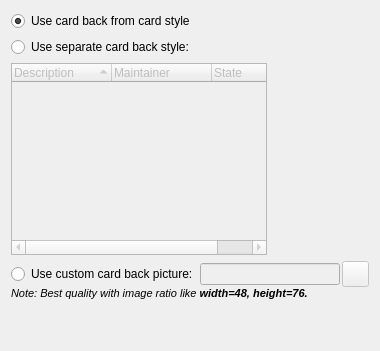
           <widget class="QWidget" name="tab">
            <attribute name="title">
             <string>Card Back</string>
            </attribute>
            <layout class="QGridLayout" name="gridLayout_17">
             <item row="0" column="0">
              <widget class="QRadioButton" name="radioButton_flipsideTux">
               <property name="text">
                <string>Use card back from card style</string>
               </property>
               <property name="checked">
                <bool>true</bool>
               </property>
              </widget>
             </item>
             <item row="1" column="0">
              <widget class="QRadioButton" name="radioButton_flipsideStyle">
               <property name="text">
                <string>Use separate card back style:</string>
               </property>
              </widget>
             </item>
             <item row="2" column="0">
              <layout class="QHBoxLayout" name="horizontalLayout_cardBackStyle">
               <item>
                <widget class="QTreeWidget" name="treeWidget_cardBackStyles">
                 <property name="enabled">
                  <bool>false</bool>
                 </property>
                 <property name="indentation">
                  <number>5</number>
                 </property>
                 <property name="rootIsDecorated">
                  <bool>false</bool>
                 </property>
                 <property name="itemsExpandable">
                  <bool>false</bool>
                 </property>
                 <property name="sortingEnabled">
                  <bool>true</bool>
                 </property>
                 <property name="allColumnsShowFocus">
                  <bool>true</bool>
                 </property>
                 <attribute name="headerShowSortIndicator" stdset="0">
                  <bool>true</bool>
                 </attribute>
                 <column>
                  <property name="text">
                   <string>Description</string>
                  </property>
                 </column>
                 <column>
                  <property name="text">
                   <string>Maintainer</string>
                  </property>
                 </column>
                 <column>
                  <property name="text">
                   <string>State</string>
                  </property>
                 </column>
                </widget>
               </item>
               <item>
                <widget class="QLabel" name="label_cardBackStylePreview">
                 <property name="minimumSize">
                  <size>
                   <width>96</width>
                   <height>120</height>
                  </size>
                 </property>
                 <property name="maximumSize">
                  <size>
                   <width>96</width>
                   <height>120</height>
                  </size>
                 </property>
                 <property name="text">
                  <string/>
                 </property>
                 <property name="alignment">
                  <set>Qt::AlignCenter</set>
                 </property>
                </widget>
               </item>
              </layout>
             </item>
             <item row="3" column="0">
              <layout class="QVBoxLayout" name="_3">
               <property name="spacing">
                <number>0</number>
               </property>
               <property name="leftMargin">
                <number>0</number>
               </property>
               <property name="topMargin">
                <number>0</number>
               </property>
               <property name="rightMargin">
                <number>0</number>
               </property>
               <property name="bottomMargin">
                <number>0</number>
               </property>
               <item>
                <layout class="QHBoxLayout" name="_10">
                 <property name="spacing">
                  <number>2</number>
                 </property>
                 <property name="leftMargin">
                  <number>0</number>
                 </property>
                 <property name="topMargin">
                  <number>0</number>
                 </property>
                 <property name="rightMargin">
                  <number>0</number>
                 </property>
                 <property name="bottomMargin">
                  <number>0</number>
                 </property>
                 <item>
                  <widget class="QRadioButton" name="radioButton_flipsideOwn">
                   <property name="text">
                    <string>Use custom card back picture:</string>
                   </property>
                  </widget>
                 </item>
                 <item>
                  <widget class="QLineEdit" name="lineEdit_OwnFlipsideFilename">
                   <property name="enabled">
                    <bool>false</bool>
                   </property>
                  </widget>
                 </item>
                 <item>
                  <widget class="QPushButton" name="pushButton_openFlipsidePicture">
                   <property name="enabled">
                    <bool>false</bool>
                   </property>
                   <property name="minimumSize">
                    <size>
                     <width>27</width>
                     <height>26</height>
                    </size>
                   </property>
                   <property name="maximumSize">
                    <size>
                     <width>27</width>
                     <height>26</height>
                    </size>
                   </property>
                   <property name="icon">
                    <iconset resource="resources/pokerth.qrc">
                     <normaloff>:/gfx/document-open-folder.png</normaloff>:/gfx/document-open-folder.png</iconset>
                   </property>
                  </widget>
                 </item>
                </layout>
               </item>
               <item>
                <widget class="QLabel" name="label_57">
                 <property name="text">
                  <string>&lt;!DOCTYPE HTML PUBLIC &quot;-//W3C//DTD HTML 4.0//EN&quot; &quot;http://www.w3.org/TR/REC-html40/strict.dtd&quot;&gt;
&lt;html&gt;&lt;head&gt;&lt;meta name=&quot;qrichtext&quot; content=&quot;1&quot; /&gt;&lt;style type=&quot;text/css&quot;&gt;
p, li { white-space: pre-wrap; }
&lt;/style&gt;&lt;/head&gt;&lt;body style=&quot; font-family:'Nimbus Sans L'; font-size:8pt; font-weight:400; font-style:normal;&quot;&gt;
&lt;table style=&quot;-qt-table-type: root; margin-top:4px; margin-bottom:4px; margin-left:4px; margin-right:4px;&quot;&gt;
&lt;tr&gt;
&lt;td style=&quot;border: none;&quot;&gt;
&lt;p style=&quot; margin-top:0px; margin-bottom:0px; margin-left:0px; margin-right:0px; -qt-block-indent:0; text-indent:0px;&quot;&gt;&lt;span style=&quot; font-style:italic;&quot;&gt;Note: Best quality with image ratio like &lt;/span&gt;&lt;span style=&quot; font-weight:600; font-style:italic;&quot;&gt;width=48, height=76.&lt;/span&gt;&lt;/p&gt;&lt;/td&gt;&lt;/tr&gt;&lt;/table&gt;&lt;/body&gt;&lt;/html&gt;</string>
                 </property>
                 <property name="wordWrap">
                  <bool>true</bool>
                 </property>
                </widget>
               </item>
              </layout>
             </item>
             <item row="4" column="0">
              <spacer name="verticalSpacer_4">
               <property name="orientation">
                <enum>Qt::Vertical</enum>
               </property>
               <property name="sizeHint" stdset="0">
                <size>
                 <width>20</width>
                 <height>40</height>
                </size>
               </property>
              </spacer>
             </item>
            </layout>
           </widget>
